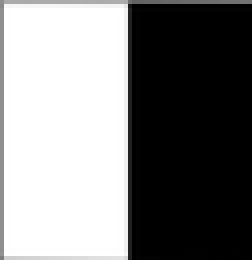
%> input picture a1_20171204/input_data/same_hist1.png, 63 x 65 px, shrunk from 197 x 203 before the run (shown 4 times larger)
$ octave q7b.m   (GNU Octave 9; MATLAB toolbox functions it lacks are replaced by stand-ins)
%> lines starting %> are read from the running program, lines starting %| are printed output that depends on the picture
### a1_20171204/src/histEqualization.m
function [lut, final] = histEqualization(im)

[w, h] = size(im);
[counts, ~] = imhist(im);

pdf = counts./(w*h);
cdf = cumsum(pdf);
lut = round(255*cdf);
final = uint8(zeros(w, h));

for i = 1:size(lut, 1)
    final(im == i-1) = lut(i);
end

end

### a1_20171204/src/histMatching.m
function final = histMatching(im, ref)

final = zeros(size(im));

[si, ~] = histEqualization(im);
[sr, ~] = histEqualization(ref);

F = zeros(size(sr));
min = 100000;
min_i = -1;

for i = 1:size(si, 1)
   for j = 1:size(sr, 1)
       diff = abs(si(i, 1) - sr(j,1));
       if diff == 0
           min_i = j;
           break;
       elseif diff < min
           min_i = j;
           min = diff;
       end
    end
    F(i, 1) =min_i;
    min_i =-1;
    min = 100000;
end

out=zeros(size(im(:)));
for k=1:size(F,1)
    ind=find(im==k-1);
    out(ind)=F(k,1);
end

out = uint8(out);
final = reshape(out, size(im));

end

### a1_20171204/src/q7b.m
im = imread('same_hist1.png');
%> im is the input picture: size 65x63x3 uint8; min 0, max 255, mean 127.9
ref  =imread('same_hist2.png');
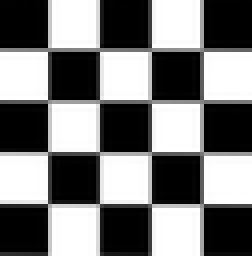
%> input picture a1_20171204/input_data/same_hist2.png, 63 x 64 px, shrunk from 197 x 202 before the run (shown 4 times larger)
%> ref is the input picture: size 64x63x3 uint8; min 0, max 255, mean 123

out = histMatching(im, ref);
%> in histEqualization, `[counts, ~] = imhist(im);`: counts = 256 values, max 5409 at index 1, min 0 at index 6, mean 47.99
%> in histEqualization, `pdf = counts./(w*h);`: pdf = 256 values, max 0.44 at index 1, min 0 at index 6, mean 0.00391
%> in histEqualization, `cdf = cumsum(pdf);`: cdf = 256 values from 0.44 to 1
%> in histEqualization, `lut = round(255*cdf);`: lut = 256 values from 112 to 255
%> after the loop in histEqualization, `for i = 1:size(lut, 1)`:
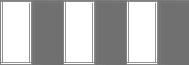
%> final: size 65x189 uint8; min 112, max 255, mean 174.6
%> in histEqualization (call 2), `[counts, ~] = imhist(im);`: counts = 256 values, max 3771 at index 1, min 0 at index 16, mean 47.25
%> in histEqualization (call 2), `pdf = counts./(w*h);`: pdf = 256 values, max 0.312 at index 1, min 0 at index 16, mean 0.00391
%> in histEqualization (call 2), `cdf = cumsum(pdf);`: cdf = 256 values from 0.312 to 1
%> in histEqualization (call 2), `lut = round(255*cdf);`: lut = 256 values from 79 to 255
%> after the loop in histEqualization (call 2), `for i = 1:size(lut, 1)`:
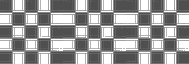
%> final: size 64x189 uint8; min 79, max 255, mean 151.7
%> after the loop in histMatching, `for i = 1:size(si, 1)`: F = 256 values from 10 to 256
%> the loop in histMatching, `for k=1:size(F,1)` made 256 passes
%> ind on passes 5, 24, 33: [2213; 2275; 6308; 6370; 10403; 10465], [2082; 6177; 10272], [2145; 6240; 10335]
%> in histMatching, `final = reshape(out, size(im));`:
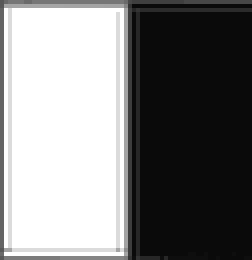
%> final: size 65x63x3 uint8 (shown 4 times larger); min 10, max 255, mean 128.5
figure;
imshow(out);

im = imread('darkchurch.jpg');
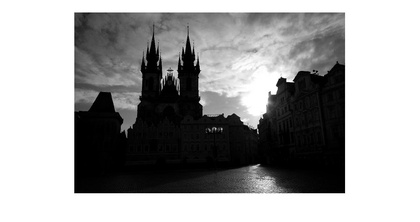
%> input picture a1_20171204/input_data/darkchurch.jpg, 420 x 222 px, shrunk from 1317 x 695 before the run
%> im is the input picture: size 222x420x3 uint8; min 0, max 255, mean 159
ref  =imread('lightchurch.jpg');
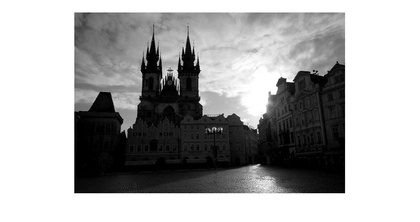
%> input picture a1_20171204/input_data/lightchurch.jpg, 420 x 222 px, shrunk from 1317 x 695 before the run
%> ref is the input picture: size 222x420x3 uint8; min 0, max 255, mean 169

out = histMatching(im, ref);
%> in histEqualization (call 3), `[counts, ~] = imhist(im);`: counts = 256 values, max 128493 at index 256, min 87 at index 246, mean 1092.7
%> in histEqualization (call 3), `pdf = counts./(w*h);`: pdf = 256 values, max 0.459 at index 256, min 0.000311 at index 246, mean 0.00391
%> in histEqualization (call 3), `cdf = cumsum(pdf);`: cdf = 256 values from 0.0525 to 1
%> in histEqualization (call 3), `lut = round(255*cdf);`: lut = 256 values from 13 to 255
%> after the loop in histEqualization (call 3), `for i = 1:size(lut, 1)`:
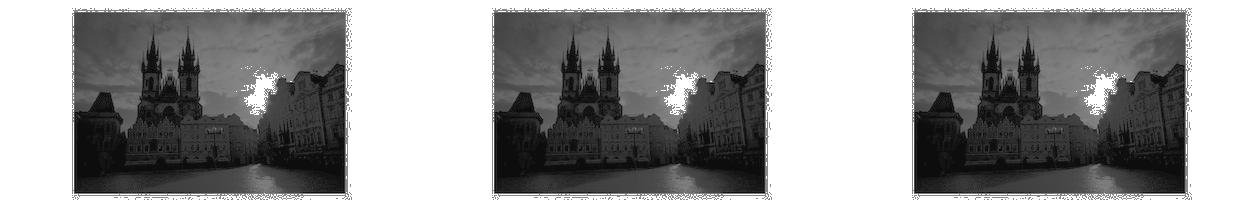
%> final: size 222x1260 uint8; min 13, max 255, mean 155.2
figure;
imshow(out);

out = histMatching(ref, im);
figure;
imshow(out);
